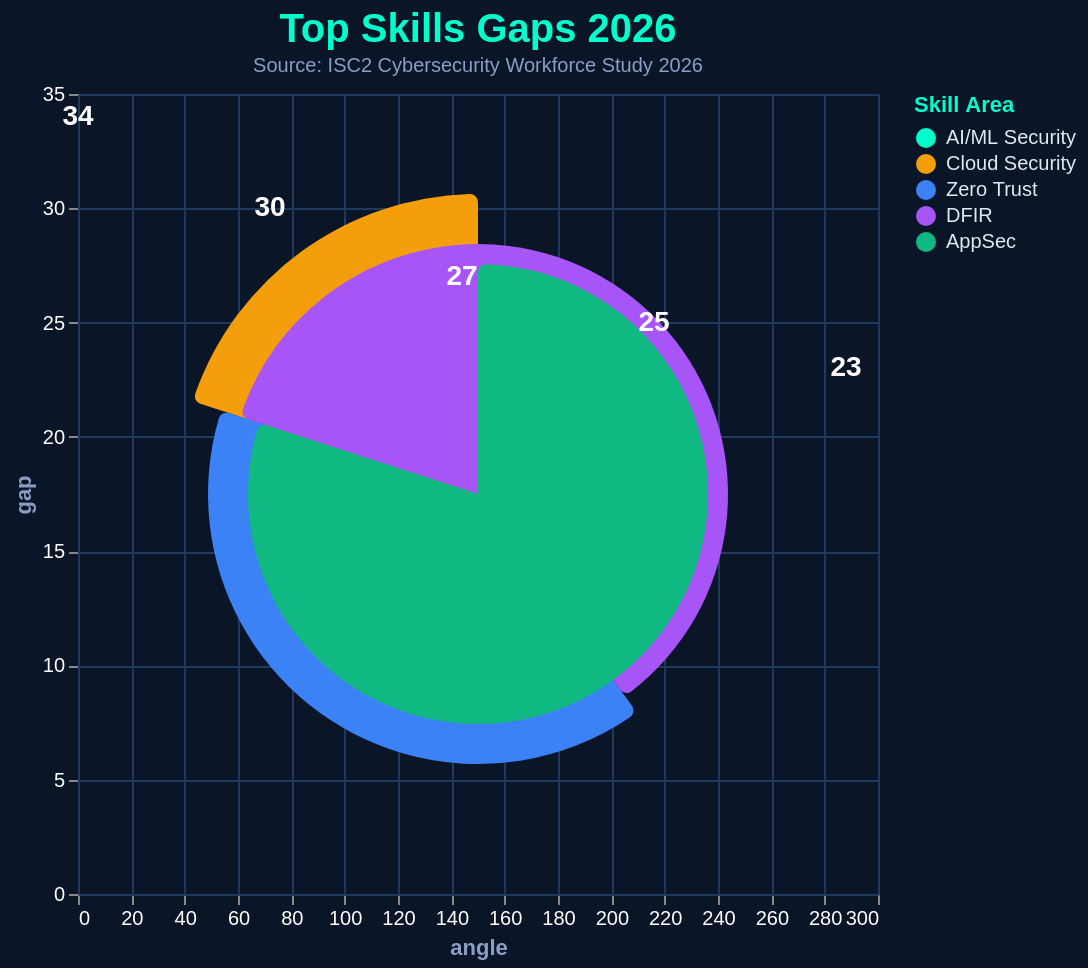

Express this chart as Vega-Lite.
### Vega-Lite specification from a JSON file in a GitHub repository (floating-point values rounded to 4 significant figures)
{"$schema": "https://vega.github.io/schema/vega-lite/v5.json", "title": {"text": "Top Skills Gaps 2026", "color": "#00ffcc", "fontSize": 20, "font": "Arial", "fontWeight": "bold", "subtitle": "Source: ISC2 Cybersecurity Workforce Study 2026", "subtitleColor": "#8b9dc3", "subtitleFontSize": 10}, "width": 400, "height": 400, "background": "#0a1628", "config": {"axis": {"labelColor": "#ffffff", "titleColor": "#8b9dc3", "gridColor": "#1e3a5f", "domainColor": "#1e3a5f"}, "view": {"stroke": "transparent"}}, "data": {"values": [{"skill": "AI/ML Security", "gap": 34, "angle": 0}, {"skill": "Cloud Security", "gap": 30, "angle": 72}, {"skill": "Zero Trust", "gap": 27, "angle": 144}, {"skill": "DFIR", "gap": 25, "angle": 216}, {"skill": "AppSec", "gap": 23, "angle": 288}]}, "layer": [{"mark": {"type": "arc", "innerRadius": 0, "outerRadius": {"expr": "datum.gap * 5"}, "cornerRadius": 4}, "encoding": {"theta": {"field": "angle", "type": "quantitative", "scale": {"domain": [0, 360]}}, "color": {"field": "skill", "type": "nominal", "scale": {"domain": ["AI/ML Security", "Cloud Security", "Zero Trust", "DFIR", "AppSec"], "range": ["#00ffcc", "#f59e0b", "#3b82f6", "#a855f7", "#10b981"]}, "legend": {"title": "Skill Area", "labelColor": "#e2e8f0", "titleColor": "#00ffcc"}}, "tooltip": [{"field": "skill", "type": "nominal", "title": "Skill"}, {"field": "gap", "type": "quantitative", "title": "Gap %"}]}}, {"mark": {"type": "text", "fontSize": 14, "fontWeight": "bold", "color": "#ffffff"}, "encoding": {"text": {"field": "gap", "type": "quantitative", "format": ".0f"}, "x": {"field": "angle", "type": "quantitative"}, "y": {"field": "gap", "type": "quantitative"}}}]}
